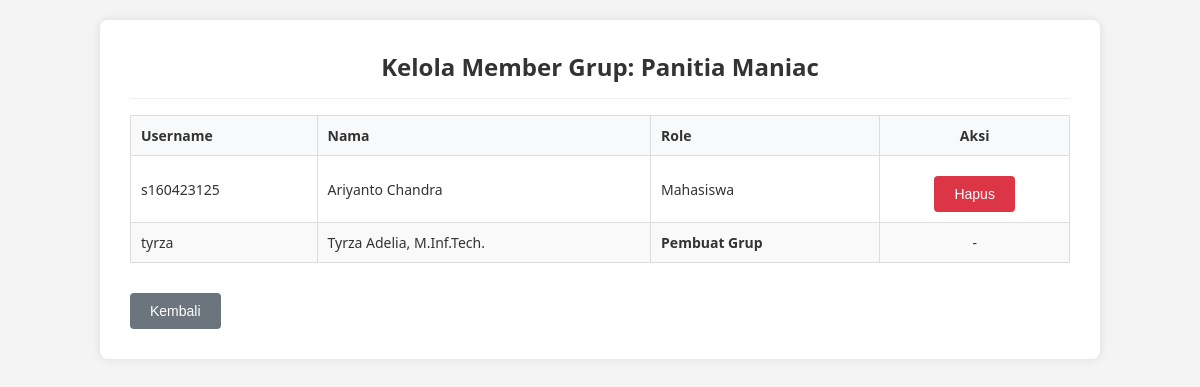
Screenshot of /kelola_member.php?id=2 (signed in) with the database file from the repository.
### tables this page shows
CREATE TABLE `grup` (
  `idgrup` int(11) NOT NULL,
  `username_pembuat` varchar(20) NOT NULL,
  `nama` varchar(45) DEFAULT NULL,
  `deskripsi` varchar(45) DEFAULT NULL,
  `tanggal_pembentukan` datetime DEFAULT NULL,
  `jenis` enum('Privat','Publik') DEFAULT NULL,
  `kode_pendaftaran` varchar(45) DEFAULT NULL
);

CREATE TABLE `member_grup` (
  `idgrup` int(11) NOT NULL,
  `username` varchar(20) NOT NULL
);

CREATE TABLE `mahasiswa` (
  `nrp` char(9) NOT NULL,
  `nama` varchar(45) DEFAULT NULL,
  `gender` enum('Pria','Wanita') DEFAULT NULL,
  `tanggal_lahir` date DEFAULT NULL,
  `angkatan` year(4) DEFAULT NULL,
  `foto_extention` varchar(4) DEFAULT NULL
);

CREATE TABLE `akun` (
  `username` varchar(20) NOT NULL,
  `password` varchar(100) DEFAULT NULL,
  `nrp_mahasiswa` char(9) DEFAULT NULL,
  `npk_dosen` char(6) DEFAULT NULL,
  `isadmin` tinyint(1) DEFAULT 0
);

CREATE TABLE `dosen` (
  `npk` char(6) NOT NULL,
  `nama` varchar(45) DEFAULT NULL,
  `foto_extension` varchar(4) DEFAULT NULL
);

### class/parent.php (called while the page is built, shortened)
<?php
class classParent {
	public function __construct(){
		$this->mysqli =
		new mysqli(SERVER, UID, PWD, DB);
	}
}
?>

### class/grup.php (called while the page is built, shortened)
<?php
require_once("parent.php");
class Grup extends classParent {
    public function getGrup($idgrup = null) {
        if ($idgrup) {
            $sql = "SELECT * FROM grup WHERE idgrup = ?";
            $stmt = $this->mysqli->prepare($sql);
            $stmt->bind_param("i", $idgrup);
            $stmt->execute();
            $res = $stmt->get_result();
            $data = $res->fetch_assoc();
            return $data;
        }
    }
}
?>

### class/member_grup.php (called while the page is built, shortened)
<?php
require_once("parent.php");
class MemberGrup extends classParent {
    public function getMembersByGroup($idgrup) {
        $sql = "SELECT mg.username, a.nrp_mahasiswa, a.npk_dosen, m.nama as nama_mahasiswa, d.nama as nama_dosen
                FROM member_grup mg
                LEFT JOIN akun a ON mg.username = a.username
                LEFT JOIN mahasiswa m ON a.nrp_mahasiswa = m.nrp
                LEFT JOIN dosen d ON a.npk_dosen = d.npk
                WHERE mg.idgrup = ?";
        $stmt = $this->mysqli->prepare($sql);
        $stmt->bind_param("i", $idgrup);
        $stmt->execute();
        $res = $stmt->get_result();
        $data = [];
        while ($row = $res->fetch_assoc()) {
            $data[] = $row;
        }
        return $data;
    }
}
?>

### kelola_member.php (the view, shortened to what this page needs)
<?php
require_once("class/member_grup.php");
require_once("class/grup.php");
$idgrup = $_GET['id'];
$memberObj = new MemberGrup();
$members = $memberObj->getMembersByGroup($idgrup);
$grupObj = new Grup();
$grup = $grupObj->getGrup($idgrup);
$isCreator = ($grup['username_pembuat'] == $_SESSION['username']);
?>
<!DOCTYPE html>
<html>
<head>
    <link rel="stylesheet" href="css/style.css">
</head>
<body>
<div class="container wide">
    <?php
    echo '<h1>Kelola Member Grup: ' . htmlentities($grup['nama']) . '</h1>';
    echo '<table>
        <thead>
            <tr>
                <th>Username</th>
                <th>Nama</th>
                <th>Role</th>
                <th style="text-align:center;">Aksi</th>
            </tr>
        </thead>
        <tbody>';
    if (empty($members)) {
        echo '<tr><td colspan="4" style="text-align:center;">Belum ada member</td></tr>';
    } else {
        foreach ($members as $m) {
            $namaTampil = '-';
            if (!empty($m['nama_mahasiswa'])) $namaTampil = $m['nama_mahasiswa'];
            else if (!empty($m['nama_dosen'])) $namaTampil = $m['nama_dosen'];
            $roleTampil = 'Unknown';
            if ($m['username'] == $grup['username_pembuat']) $roleTampil = "<b>Pembuat Grup</b>";
            else if (!empty($m['nrp_mahasiswa'])) $roleTampil = "Mahasiswa";
            else if (!empty($m['npk_dosen'])) $roleTampil = "Dosen";
            echo '<tr>';
            echo '<td>' . htmlentities($m['username']) . '</td>';
            echo '<td>' . htmlentities($namaTampil) . '</td>';
            echo '<td>' . $roleTampil . '</td>';
            echo '<td style="text-align:center;">';
            if ($isCreator && $m['username'] != $grup['username_pembuat']) {
                echo '<button class="btn-delete" onclick="if(confirm(\'Hapus member ini?\')) window.location.href=\'hapus_member.php?grup=' . $idgrup . '&user=' . $m['username'] . '\'">Hapus</button>';
            } else {
                echo '-';
            }
            echo '</td>';
            echo '</tr>';
        }
    }
    echo '</tbody></table>';
    echo '<a href="detail_grup.php?id=' . $idgrup . '"><button class="btn-back">Kembali</button></a>';
    ?>
</div>
</body>
</html>

### css/style.css (style rules this page uses)
:root { --bg-body: #f4f4f4; --bg-container: #ffffff; --bg-menu: #e9ecef; --bg-table-head: #f8f9fa; --bg-table-even: #f9f9f9; --bg-modal: #ffffff; --text-main: #333; --text-secondary: #555; --border-color: #ddd; --primary: #007bff; --primary-hover: #0056b3; --success: #28a745; --warning: #ffc107; --danger: #dc3545; --border-light: #eee; --input-border: #ccc; --modal-border: #888; --shadow: 0 0 10px rgba(0,0,0,0.1); }
* { box-sizing: border-box; }
body { font-family: 'Segoe UI', Tahoma, Geneva, Verdana, sans-serif; background-color: var(--bg-body); color: var(--text-main); padding: 20px; margin: 0; }
.container { background: var(--bg-container); padding: 30px; border-radius: 8px; width: 95%; max-width: 600px; margin: auto; box-shadow: var(--shadow); position: relative; }
.container.wide { max-width: 1000px; }
h1 { margin-top: 0; color: var(--text-main); text-align: center; border-bottom: 1px solid var(--border-light); padding-bottom: 15px; font-size: 24px; }
button, .btn { cursor: pointer; padding: 10px 20px; border: none; border-radius: 4px; font-size: 14px; margin-top: 10px; transition: background 0.3s; text-decoration: none; display: inline-block; text-align: center; }
.btn-delete, .btn-remove, .hapusBtn, .hapusGrupBtn { background-color: var(--danger); color: white; }
.btn-back, .btn-secondary { background-color: #6c757d; color: white; }
table { border-collapse: collapse; width: 100%; margin-bottom: 20px; font-size: 14px; }
th, td { border: 1px solid var(--border-color); padding: 10px; text-align: left; vertical-align: middle; }
th { background-color: var(--bg-table-head); color: var(--text-main); font-weight: 600; }
tr:nth-child(even) { background-color: var(--bg-table-even); }

### rows the page displays
grup: nama "Panitia Maniac"
member_grup: username "s160423125", mahasiswa.nama "Ariyanto Chandra", username.nrp_mahasiswa "Mahasiswa"
member_grup: username "tyrza", dosen.nama "Tyrza Adelia, M.Inf.Tech.", shows "Pembuat Grup"
